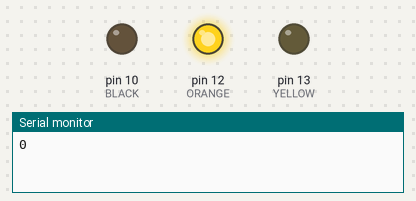
Simulated run of this sketch. Board: Arduino Uno, built with avr-gcc and run on an emulated ATmega328P. Parts: output pins drawn as LEDs (lit = HIGH), the last lines printed to the serial monitor. Pins used as bus, display or sensor lines are not drawn.

Above: at 0.05 s.
At 0.67 s:
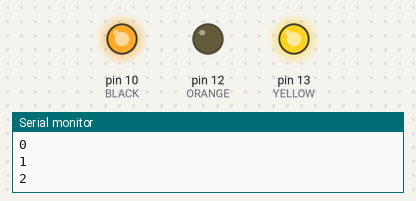
At 1.4 s:
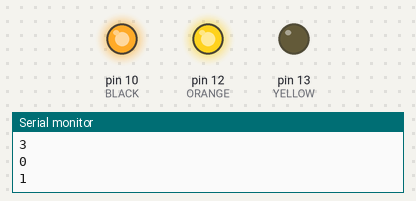
At 2.86 s:
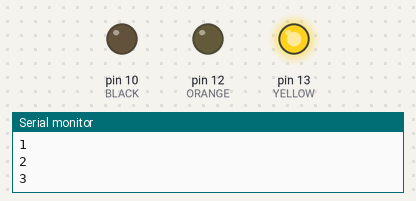
Timing chart, 0 to 3.2 s (numbered marks = the images above):
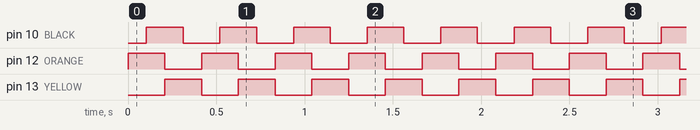

Measured:
- by itself, pin 10 (BLACK), pin 12 (ORANGE), pin 13 (YELLOW): alternates HIGH for 0.21 s and LOW for 0.21 s

The sketch:

sketch_aug27a.ino
```cpp
#include <stdio.h>

#define YELLOW 13
#define ORANGE 12
#define BROWN 11
#define BLACK 10
int i;

void setup() {
  Serial.begin(9600);
  // put your setup code here, to run once:
  for (i = 10; i < 14; i++) {
    pinMode(i, OUTPUT);
  }
}

void loop() {
  // put your main code here, to run repeatedly:
  for (i = 0; i < 4; i++) {
    Serial.println(i);
    switch (i) {
      case 0:
        digitalWrite(YELLOW, LOW);
        digitalWrite(ORANGE, HIGH);
        digitalWrite(BROWN, HIGH);
        digitalWrite(BLACK, LOW);
        break;
      case 1:
        digitalWrite(YELLOW, LOW);
        digitalWrite(ORANGE, HIGH);
        digitalWrite(BROWN, LOW);
        digitalWrite(BLACK, HIGH);
        break;
      case 2:
        digitalWrite(YELLOW, HIGH);
        digitalWrite(ORANGE, LOW);
        digitalWrite(BROWN, LOW);
        digitalWrite(BLACK, HIGH);
        break;
      case 3:
        digitalWrite(YELLOW, HIGH);
        digitalWrite(ORANGE, LOW);
        digitalWrite(BROWN, HIGH);
        digitalWrite(BLACK, LOW);
        break;
    }
    printf("i=%d\n", i);
    delay(104);
  }
}
```
